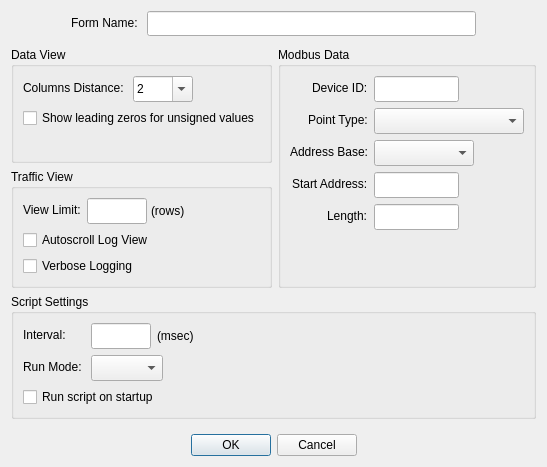
<?xml version="1.0" encoding="UTF-8"?>
<ui version="4.0">
 <class>DialogDisplayDefinition</class>
 <widget class="QDialog" name="DialogDisplayDefinition">
  <property name="geometry">
   <rect>
    <x>0</x>
    <y>0</y>
    <width>537</width>
    <height>467</height>
   </rect>
  </property>
  <property name="windowTitle">
   <string>Display Definition</string>
  </property>
  <layout class="QGridLayout" name="gridLayout">
   <item row="1" column="0" colspan="2">
    <widget class="QGroupBox" name="groupBoxDataView">
     <property name="title">
      <string>Data View</string>
     </property>
     <layout class="QFormLayout" name="formLayout_4">
      <property name="formAlignment">
       <set>Qt::AlignmentFlag::AlignLeading|Qt::AlignmentFlag::AlignLeft|Qt::AlignmentFlag::AlignTop</set>
      </property>
      <item row="0" column="0">
       <widget class="QLabel" name="labelColumnsDistance">
        <property name="text">
         <string>Columns Distance: </string>
        </property>
       </widget>
      </item>
      <item row="0" column="1">
       <widget class="QComboBox" name="comboBoxColumnsDistance">
        <property name="sizePolicy">
         <sizepolicy hsizetype="Fixed" vsizetype="Fixed">
          <horstretch>0</horstretch>
          <verstretch>0</verstretch>
         </sizepolicy>
        </property>
        <property name="minimumSize">
         <size>
          <width>25</width>
          <height>26</height>
         </size>
        </property>
        <property name="maximumSize">
         <size>
          <width>60</width>
          <height>16777215</height>
         </size>
        </property>
        <property name="editable">
         <bool>true</bool>
        </property>
        <item>
         <property name="text">
          <string notr="true">2</string>
         </property>
        </item>
        <item>
         <property name="text">
          <string notr="true">4</string>
         </property>
        </item>
        <item>
         <property name="text">
          <string notr="true">8</string>
         </property>
        </item>
        <item>
         <property name="text">
          <string notr="true">16</string>
         </property>
        </item>
       </widget>
      </item>
      <item row="1" column="0" colspan="2">
       <widget class="QCheckBox" name="checkBoxLeadingZeros">
        <property name="text">
         <string>Show leading zeros for unsigned values</string>
        </property>
       </widget>
      </item>
     </layout>
    </widget>
   </item>
   <item row="1" column="2" rowspan="2">
    <widget class="QGroupBox" name="groupBoxModbusData">
     <property name="sizePolicy">
      <sizepolicy hsizetype="Preferred" vsizetype="Expanding">
       <horstretch>0</horstretch>
       <verstretch>0</verstretch>
      </sizepolicy>
     </property>
     <property name="title">
      <string>Modbus Data</string>
     </property>
     <property name="flat">
      <bool>false</bool>
     </property>
     <layout class="QFormLayout" name="formLayout">
      <property name="labelAlignment">
       <set>Qt::AlignmentFlag::AlignRight|Qt::AlignmentFlag::AlignTrailing|Qt::AlignmentFlag::AlignVCenter</set>
      </property>
      <property name="formAlignment">
       <set>Qt::AlignmentFlag::AlignLeading|Qt::AlignmentFlag::AlignLeft|Qt::AlignmentFlag::AlignTop</set>
      </property>
      <item row="0" column="0">
       <widget class="QLabel" name="labelSlaveAddress">
        <property name="text">
         <string>Device ID:</string>
        </property>
       </widget>
      </item>
      <item row="0" column="1">
       <widget class="NumericLineEdit" name="lineEditSlaveAddress">
        <property name="sizePolicy">
         <sizepolicy hsizetype="Fixed" vsizetype="Fixed">
          <horstretch>0</horstretch>
          <verstretch>0</verstretch>
         </sizepolicy>
        </property>
        <property name="minimumSize">
         <size>
          <width>0</width>
          <height>26</height>
         </size>
        </property>
        <property name="maximumSize">
         <size>
          <width>85</width>
          <height>16777215</height>
         </size>
        </property>
       </widget>
      </item>
      <item row="1" column="0">
       <widget class="QLabel" name="labelPoinType">
        <property name="text">
         <string>Point Type:</string>
        </property>
       </widget>
      </item>
      <item row="1" column="1">
       <widget class="PointTypeComboBox" name="comboBoxPointType">
        <property name="sizePolicy">
         <sizepolicy hsizetype="Fixed" vsizetype="Fixed">
          <horstretch>0</horstretch>
          <verstretch>0</verstretch>
         </sizepolicy>
        </property>
        <property name="minimumSize">
         <size>
          <width>150</width>
          <height>26</height>
         </size>
        </property>
       </widget>
      </item>
      <item row="3" column="0">
       <widget class="QLabel" name="labelAddressBase">
        <property name="text">
         <string>Address Base:</string>
        </property>
       </widget>
      </item>
      <item row="3" column="1">
       <widget class="AddressBaseComboBox" name="comboBoxAddressBase">
        <property name="sizePolicy">
         <sizepolicy hsizetype="Fixed" vsizetype="Fixed">
          <horstretch>0</horstretch>
          <verstretch>0</verstretch>
         </sizepolicy>
        </property>
        <property name="minimumSize">
         <size>
          <width>100</width>
          <height>26</height>
         </size>
        </property>
       </widget>
      </item>
      <item row="4" column="0">
       <widget class="QLabel" name="labelPointAddress">
        <property name="text">
         <string>Start Address:</string>
        </property>
       </widget>
      </item>
      <item row="4" column="1">
       <widget class="NumericLineEdit" name="lineEditPointAddress">
        <property name="sizePolicy">
         <sizepolicy hsizetype="Fixed" vsizetype="Fixed">
          <horstretch>0</horstretch>
          <verstretch>0</verstretch>
         </sizepolicy>
        </property>
        <property name="minimumSize">
         <size>
          <width>0</width>
          <height>26</height>
         </size>
        </property>
        <property name="maximumSize">
         <size>
          <width>85</width>
          <height>16777215</height>
         </size>
        </property>
       </widget>
      </item>
      <item row="5" column="0">
       <widget class="QLabel" name="labelLength">
        <property name="text">
         <string>Length:</string>
        </property>
       </widget>
      </item>
      <item row="5" column="1">
       <widget class="NumericLineEdit" name="lineEditLength">
        <property name="sizePolicy">
         <sizepolicy hsizetype="Fixed" vsizetype="Fixed">
          <horstretch>0</horstretch>
          <verstretch>0</verstretch>
         </sizepolicy>
        </property>
        <property name="minimumSize">
         <size>
          <width>0</width>
          <height>26</height>
         </size>
        </property>
        <property name="maximumSize">
         <size>
          <width>85</width>
          <height>16777215</height>
         </size>
        </property>
       </widget>
      </item>
      <item row="6" column="1">
       <spacer name="verticalSpacer_2">
        <property name="orientation">
         <enum>Qt::Orientation::Vertical</enum>
        </property>
        <property name="sizeHint" stdset="0">
         <size>
          <width>20</width>
          <height>40</height>
         </size>
        </property>
       </spacer>
      </item>
     </layout>
    </widget>
   </item>
   <item row="2" column="0" colspan="2">
    <widget class="QGroupBox" name="groupBoxLogView">
     <property name="title">
      <string>Traffic View</string>
     </property>
     <layout class="QFormLayout" name="formLayout_3">
      <property name="formAlignment">
       <set>Qt::AlignmentFlag::AlignLeading|Qt::AlignmentFlag::AlignLeft|Qt::AlignmentFlag::AlignTop</set>
      </property>
      <item row="1" column="1">
       <layout class="QHBoxLayout" name="horizontalLayout">
        <property name="spacing">
         <number>4</number>
        </property>
        <item>
         <widget class="NumericLineEdit" name="lineEditLogLimit">
          <property name="sizePolicy">
           <sizepolicy hsizetype="Fixed" vsizetype="Fixed">
            <horstretch>0</horstretch>
            <verstretch>0</verstretch>
           </sizepolicy>
          </property>
          <property name="minimumSize">
           <size>
            <width>0</width>
            <height>26</height>
           </size>
          </property>
          <property name="maximumSize">
           <size>
            <width>60</width>
            <height>16777215</height>
           </size>
          </property>
         </widget>
        </item>
        <item>
         <widget class="QLabel" name="labelRows">
          <property name="text">
           <string>(rows)</string>
          </property>
         </widget>
        </item>
        <item>
         <spacer name="horizontalSpacer">
          <property name="orientation">
           <enum>Qt::Orientation::Horizontal</enum>
          </property>
          <property name="sizeHint" stdset="0">
           <size>
            <width>40</width>
            <height>20</height>
           </size>
          </property>
         </spacer>
        </item>
       </layout>
      </item>
      <item row="1" column="0">
       <widget class="QLabel" name="labelLogLimit">
        <property name="text">
         <string>View Limit:</string>
        </property>
       </widget>
      </item>
      <item row="3" column="0" colspan="2">
       <widget class="QCheckBox" name="checkBoxVerboseLogging">
        <property name="text">
         <string>Verbose Logging</string>
        </property>
       </widget>
      </item>
      <item row="2" column="0" colspan="2">
       <widget class="QCheckBox" name="checkBoxAutoscrollLog">
        <property name="text">
         <string>Autoscroll Log View</string>
        </property>
       </widget>
      </item>
     </layout>
    </widget>
   </item>
   <item row="5" column="0" colspan="3">
    <widget class="QDialogButtonBox" name="buttonBox">
     <property name="orientation">
      <enum>Qt::Orientation::Horizontal</enum>
     </property>
     <property name="standardButtons">
      <set>QDialogButtonBox::StandardButton::Cancel|QDialogButtonBox::StandardButton::Ok</set>
     </property>
     <property name="centerButtons">
      <bool>true</bool>
     </property>
    </widget>
   </item>
   <item row="3" column="0" colspan="3">
    <widget class="QGroupBox" name="groupBoxScriptSettings">
     <property name="title">
      <string>Script Settings</string>
     </property>
     <layout class="QFormLayout" name="formLayout_5">
      <item row="0" column="0">
       <widget class="QLabel" name="labelInterval">
        <property name="text">
         <string>Interval: </string>
        </property>
       </widget>
      </item>
      <item row="0" column="1">
       <layout class="QHBoxLayout" name="horizontalLayout_3">
        <item>
         <widget class="NumericLineEdit" name="lineEditScriptInterval">
          <property name="sizePolicy">
           <sizepolicy hsizetype="Fixed" vsizetype="Fixed">
            <horstretch>0</horstretch>
            <verstretch>0</verstretch>
           </sizepolicy>
          </property>
          <property name="minimumSize">
           <size>
            <width>0</width>
            <height>26</height>
           </size>
          </property>
          <property name="maximumSize">
           <size>
            <width>60</width>
            <height>16777215</height>
           </size>
          </property>
         </widget>
        </item>
        <item>
         <widget class="QLabel" name="label">
          <property name="text">
           <string>(msec)</string>
          </property>
         </widget>
        </item>
       </layout>
      </item>
      <item row="1" column="0">
       <widget class="QLabel" name="labelRunMode">
        <property name="text">
         <string>Run Mode: </string>
        </property>
       </widget>
      </item>
      <item row="1" column="1">
       <widget class="RunModeComboBox" name="comboBoxScriptRunMode">
        <property name="sizePolicy">
         <sizepolicy hsizetype="Fixed" vsizetype="Fixed">
          <horstretch>0</horstretch>
          <verstretch>0</verstretch>
         </sizepolicy>
        </property>
        <property name="minimumSize">
         <size>
          <width>0</width>
          <height>26</height>
         </size>
        </property>
       </widget>
      </item>
      <item row="2" column="0" colspan="2">
       <widget class="QCheckBox" name="checkBoxRunOnStartup">
        <property name="text">
         <string>Run script on startup</string>
        </property>
       </widget>
      </item>
     </layout>
    </widget>
   </item>
   <item row="0" column="0" colspan="3">
    <layout class="QFormLayout" name="formLayout_2">
     <property name="formAlignment">
      <set>Qt::AlignmentFlag::AlignLeading|Qt::AlignmentFlag::AlignLeft|Qt::AlignmentFlag::AlignTop</set>
     </property>
     <property name="leftMargin">
      <number>60</number>
     </property>
     <property name="rightMargin">
      <number>60</number>
     </property>
     <item row="0" column="0">
      <widget class="QLabel" name="labelFormName">
       <property name="text">
        <string>Form Name: </string>
       </property>
      </widget>
     </item>
     <item row="0" column="1">
      <layout class="QHBoxLayout" name="horizontalLayout_2">
       <item>
        <widget class="QLineEdit" name="lineEditFormName">
         <property name="minimumSize">
          <size>
           <width>0</width>
           <height>25</height>
          </size>
         </property>
        </widget>
       </item>
      </layout>
     </item>
    </layout>
   </item>
   <item row="4" column="0" colspan="3">
    <spacer name="verticalSpacer">
     <property name="orientation">
      <enum>Qt::Orientation::Vertical</enum>
     </property>
     <property name="sizeType">
      <enum>QSizePolicy::Policy::Fixed</enum>
     </property>
     <property name="sizeHint" stdset="0">
      <size>
       <width>5</width>
       <height>9</height>
      </size>
     </property>
    </spacer>
   </item>
  </layout>
 </widget>
 <customwidgets>
  <customwidget>
   <class>NumericLineEdit</class>
   <extends>QLineEdit</extends>
   <header>numericlineedit.h</header>
  </customwidget>
  <customwidget>
   <class>PointTypeComboBox</class>
   <extends>QComboBox</extends>
   <header>pointtypecombobox.h</header>
  </customwidget>
  <customwidget>
   <class>AddressBaseComboBox</class>
   <extends>QComboBox</extends>
   <header>addressbasecombobox.h</header>
  </customwidget>
  <customwidget>
   <class>RunModeComboBox</class>
   <extends>QComboBox</extends>
   <header>runmodecombobox.h</header>
  </customwidget>
 </customwidgets>
 <tabstops>
  <tabstop>lineEditSlaveAddress</tabstop>
  <tabstop>comboBoxPointType</tabstop>
 </tabstops>
 <resources/>
 <connections>
  <connection>
   <sender>buttonBox</sender>
   <signal>accepted()</signal>
   <receiver>DialogDisplayDefinition</receiver>
   <slot>accept()</slot>
   <hints>
    <hint type="sourcelabel">
     <x>248</x>
     <y>254</y>
    </hint>
    <hint type="destinationlabel">
     <x>157</x>
     <y>274</y>
    </hint>
   </hints>
  </connection>
  <connection>
   <sender>buttonBox</sender>
   <signal>rejected()</signal>
   <receiver>DialogDisplayDefinition</receiver>
   <slot>reject()</slot>
   <hints>
    <hint type="sourcelabel">
     <x>316</x>
     <y>260</y>
    </hint>
    <hint type="destinationlabel">
     <x>286</x>
     <y>274</y>
    </hint>
   </hints>
  </connection>
 </connections>
</ui>
